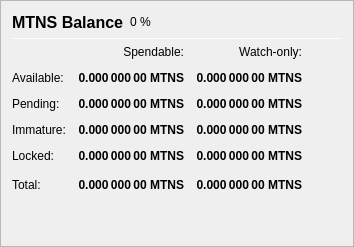
                   <widget class="QFrame" name="frame_Balances">
                    <property name="frameShape">
                     <enum>QFrame::StyledPanel</enum>
                    </property>
                    <property name="frameShadow">
                     <enum>QFrame::Raised</enum>
                    </property>
                    <layout class="QVBoxLayout" name="verticalLayout_4">
                     <item>
                      <layout class="QHBoxLayout" name="horizontalLayout_4">
                       <item>
                        <widget class="QLabel" name="label_5">
                         <property name="minimumSize">
                          <size>
                           <width>0</width>
                           <height>20</height>
                          </size>
                         </property>
                         <property name="font">
                          <font>
                           <pointsize>12</pointsize>
                           <weight>75</weight>
                           <bold>true</bold>
                          </font>
                         </property>
                         <property name="text">
                          <string>MTNS Balance</string>
                         </property>
                        </widget>
                       </item>
                       <item>
                        <widget class="QLabel" name="labelMTNSPercent">
                         <property name="text">
                          <string notr="true">0 %</string>
                         </property>
                        </widget>
                       </item>
                       <item>
                        <spacer name="horizontalSpacer_3">
                         <property name="orientation">
                          <enum>Qt::Horizontal</enum>
                         </property>
                         <property name="sizeHint" stdset="0">
                          <size>
                           <width>40</width>
                           <height>20</height>
                          </size>
                         </property>
                        </spacer>
                       </item>
                      </layout>
                     </item>
                     <item>
                      <widget class="Line" name="line_Balance">
                       <property name="minimumSize">
                        <size>
                         <width>0</width>
                         <height>1</height>
                        </size>
                       </property>
                       <property name="maximumSize">
                        <size>
                         <width>16777215</width>
                         <height>1</height>
                        </size>
                       </property>
                       <property name="orientation">
                        <enum>Qt::Horizontal</enum>
                       </property>
                      </widget>
                     </item>
                     <item>
                      <layout class="QGridLayout" name="gridLayout">
                       <property name="spacing">
                        <number>12</number>
                       </property>
                       <item row="0" column="1">
                        <widget class="QLabel" name="labelSpendable">
                         <property name="text">
                          <string>Spendable:</string>
                         </property>
                         <property name="alignment">
                          <set>Qt::AlignRight|Qt::AlignTrailing|Qt::AlignVCenter</set>
                         </property>
                        </widget>
                       </item>
                       <item row="0" column="2">
                        <widget class="QLabel" name="labelWatchonly">
                         <property name="text">
                          <string>Watch-only:</string>
                         </property>
                         <property name="alignment">
                          <set>Qt::AlignRight|Qt::AlignTrailing|Qt::AlignVCenter</set>
                         </property>
                        </widget>
                       </item>
                       <item row="1" column="0">
                        <widget class="QLabel" name="labelBalanceText">
                         <property name="text">
                          <string>Available:</string>
                         </property>
                        </widget>
                       </item>
                       <item row="1" column="1">
                        <widget class="QLabel" name="labelBalance">
                         <property name="font">
                          <font>
                           <weight>75</weight>
                           <bold>true</bold>
                          </font>
                         </property>
                         <property name="cursor">
                          <cursorShape>IBeamCursor</cursorShape>
                         </property>
                         <property name="toolTip">
                          <string>Your current spendable balance</string>
                         </property>
                         <property name="text">
                          <string notr="true">0.000 000 00 MTNS</string>
                         </property>
                         <property name="alignment">
                          <set>Qt::AlignRight|Qt::AlignTrailing|Qt::AlignVCenter</set>
                         </property>
                         <property name="textInteractionFlags">
                          <set>Qt::LinksAccessibleByMouse|Qt::TextSelectableByKeyboard|Qt::TextSelectableByMouse</set>
                         </property>
                        </widget>
                       </item>
                       <item row="1" column="2">
                        <widget class="QLabel" name="labelWatchAvailable">
                         <property name="font">
                          <font>
                           <weight>75</weight>
                           <bold>true</bold>
                          </font>
                         </property>
                         <property name="cursor">
                          <cursorShape>IBeamCursor</cursorShape>
                         </property>
                         <property name="toolTip">
                          <string>Your current balance in watch-only addresses</string>
                         </property>
                         <property name="text">
                          <string notr="true">0.000 000 00 MTNS</string>
                         </property>
                         <property name="alignment">
                          <set>Qt::AlignRight|Qt::AlignTrailing|Qt::AlignVCenter</set>
                         </property>
                         <property name="textInteractionFlags">
                          <set>Qt::LinksAccessibleByMouse|Qt::TextSelectableByKeyboard|Qt::TextSelectableByMouse</set>
                         </property>
                        </widget>
                       </item>
                       <item row="2" column="0">
                        <widget class="QLabel" name="labelPendingText">
                         <property name="text">
                          <string>Pending:</string>
                         </property>
                        </widget>
                       </item>
                       <item row="2" column="1">
                        <widget class="QLabel" name="labelUnconfirmed">
                         <property name="font">
                          <font>
                           <weight>75</weight>
                           <bold>true</bold>
                          </font>
                         </property>
                         <property name="cursor">
                          <cursorShape>IBeamCursor</cursorShape>
                         </property>
                         <property name="toolTip">
                          <string>Total of transactions that have yet to be confirmed, and do not yet count toward the spendable balance</string>
                         </property>
                         <property name="text">
                          <string notr="true">0.000 000 00 MTNS</string>
                         </property>
                         <property name="alignment">
                          <set>Qt::AlignRight|Qt::AlignTrailing|Qt::AlignVCenter</set>
                         </property>
                         <property name="textInteractionFlags">
                          <set>Qt::LinksAccessibleByMouse|Qt::TextSelectableByKeyboard|Qt::TextSelectableByMouse</set>
                         </property>
                        </widget>
                       </item>
                       <item row="2" column="2">
                        <widget class="QLabel" name="labelWatchPending">
                         <property name="font">
                          <font>
                           <weight>75</weight>
                           <bold>true</bold>
                          </font>
                         </property>
                         <property name="cursor">
                          <cursorShape>IBeamCursor</cursorShape>
                         </property>
                         <property name="toolTip">
                          <string>Unconfirmed transactions to watch-only addresses</string>
                         </property>
                         <property name="text">
                          <string notr="true">0.000 000 00 MTNS</string>
                         </property>
                         <property name="alignment">
                          <set>Qt::AlignRight|Qt::AlignTrailing|Qt::AlignVCenter</set>
                         </property>
                         <property name="textInteractionFlags">
                          <set>Qt::LinksAccessibleByMouse|Qt::TextSelectableByKeyboard|Qt::TextSelectableByMouse</set>
                         </property>
                        </widget>
                       </item>
                       <item row="3" column="0">
                        <widget class="QLabel" name="labelImmatureText">
                         <property name="text">
                          <string>Immature:</string>
                         </property>
                        </widget>
                       </item>
                       <item row="3" column="1">
                        <widget class="QLabel" name="labelImmature">
                         <property name="font">
                          <font>
                           <weight>75</weight>
                           <bold>true</bold>
                          </font>
                         </property>
                         <property name="cursor">
                          <cursorShape>IBeamCursor</cursorShape>
                         </property>
                         <property name="toolTip">
                          <string>Staked or masternode rewards that has not yet matured</string>
                         </property>
                         <property name="text">
                          <string notr="true">0.000 000 00 MTNS</string>
                         </property>
                         <property name="alignment">
                          <set>Qt::AlignRight|Qt::AlignTrailing|Qt::AlignVCenter</set>
                         </property>
                         <property name="textInteractionFlags">
                          <set>Qt::LinksAccessibleByMouse|Qt::TextSelectableByKeyboard|Qt::TextSelectableByMouse</set>
                         </property>
                        </widget>
                       </item>
                       <item row="3" column="2">
                        <widget class="QLabel" name="labelWatchImmature">
                         <property name="font">
                          <font>
                           <weight>75</weight>
                           <bold>true</bold>
                          </font>
                         </property>
                         <property name="cursor">
                          <cursorShape>IBeamCursor</cursorShape>
                         </property>
                         <property name="toolTip">
                          <string>Staked or masternode rewards in watch-only addresses that has not yet matured</string>
                         </property>
                         <property name="text">
                          <string notr="true">0.000 000 00 MTNS</string>
                         </property>
                         <property name="alignment">
                          <set>Qt::AlignRight|Qt::AlignTrailing|Qt::AlignVCenter</set>
                         </property>
                         <property name="textInteractionFlags">
                          <set>Qt::LinksAccessibleByMouse|Qt::TextSelectableByKeyboard|Qt::TextSelectableByMouse</set>
                         </property>
                        </widget>
                       </item>
                       <item row="4" column="0">
                        <widget class="QLabel" name="labelLockedBalanceText">
                         <property name="toolTip">
                          <string>Locked MTNS or Masternode collaterals.</string>
                         </property>
                         <property name="text">
                          <string>Locked:</string>
                         </property>
                        </widget>
                       </item>
                       <item row="4" column="1">
                        <widget class="QLabel" name="labelLockedBalance">
                         <property name="font">
                          <font>
                           <weight>75</weight>
                           <bold>true</bold>
                          </font>
                         </property>
                         <property name="cursor">
                          <cursorShape>IBeamCursor</cursorShape>
                         </property>
                         <property name="toolTip">
                          <string>Locked MTNS or Masternode collaterals.</string>
                         </property>
                         <property name="text">
                          <string notr="true">0.000 000 00 MTNS</string>
                         </property>
                         <property name="alignment">
                          <set>Qt::AlignRight|Qt::AlignTrailing|Qt::AlignVCenter</set>
                         </property>
                         <property name="textInteractionFlags">
                          <set>Qt::LinksAccessibleByMouse|Qt::TextSelectableByKeyboard|Qt::TextSelectableByMouse</set>
                         </property>
                        </widget>
                       </item>
                       <item row="4" column="2">
                        <widget class="QLabel" name="labelWatchLocked">
                         <property name="font">
                          <font>
                           <weight>75</weight>
                           <bold>true</bold>
                          </font>
                         </property>
                         <property name="cursor">
                          <cursorShape>IBeamCursor</cursorShape>
                         </property>
                         <property name="toolTip">
                          <string>Current locked balance in watch-only addresses</string>
                         </property>
                         <property name="text">
                          <string notr="true">0.000 000 00 MTNS</string>
                         </property>
                         <property name="alignment">
                          <set>Qt::AlignRight|Qt::AlignTrailing|Qt::AlignVCenter</set>
                         </property>
                         <property name="textInteractionFlags">
                          <set>Qt::LinksAccessibleByMouse|Qt::TextSelectableByKeyboard|Qt::TextSelectableByMouse</set>
                         </property>
                        </widget>
                       </item>
                       <item row="5" column="0">
                        <widget class="QLabel" name="labelTotalText">
                         <property name="text">
                          <string>Total:</string>
                         </property>
                         <property name="toolTip">
                          <string>Your current OmotenashiCoin balance, unconfirmed and immature transactions included</string>
                         </property>
                        </widget>
                       </item>
                       <item row="5" column="1">
                        <widget class="QLabel" name="labelTotal">
                         <property name="font">
                          <font>
                           <weight>75</weight>
                           <bold>true</bold>
                          </font>
                         </property>
                         <property name="cursor">
                          <cursorShape>IBeamCursor</cursorShape>
                         </property>
                         <property name="toolTip">
                          <string>Your current OmotenashiCoin balance, unconfirmed and immature transactions included</string>
                         </property>
                         <property name="text">
                          <string notr="true">0.000 000 00 MTNS</string>
                         </property>
                         <property name="alignment">
                          <set>Qt::AlignRight|Qt::AlignTrailing|Qt::AlignVCenter</set>
                         </property>
                         <property name="textInteractionFlags">
                          <set>Qt::LinksAccessibleByMouse|Qt::TextSelectableByKeyboard|Qt::TextSelectableByMouse</set>
                         </property>
                        </widget>
                       </item>
                       <item row="5" column="2">
                        <widget class="QLabel" name="labelWatchTotal">
                         <property name="font">
                          <font>
                           <weight>75</weight>
                           <bold>true</bold>
                          </font>
                         </property>
                         <property name="cursor">
                          <cursorShape>IBeamCursor</cursorShape>
                         </property>
                         <property name="toolTip">
                          <string>Current total balance in watch-only addresses</string>
                         </property>
                         <property name="text">
                          <string notr="true">0.000 000 00 MTNS</string>
                         </property>
                         <property name="alignment">
                          <set>Qt::AlignRight|Qt::AlignTrailing|Qt::AlignVCenter</set>
                         </property>
                         <property name="textInteractionFlags">
                          <set>Qt::LinksAccessibleByMouse|Qt::TextSelectableByKeyboard|Qt::TextSelectableByMouse</set>
                         </property>
                        </widget>
                       </item>
                       <item row="5" column="3">
                        <spacer name="horizontalSpacer_9">
                         <property name="orientation">
                          <enum>Qt::Horizontal</enum>
                         </property>
                         <property name="sizeHint" stdset="0">
                          <size>
                           <width>40</width>
                           <height>20</height>
                          </size>
                         </property>
                        </spacer>
                       </item>
                      </layout>
                     </item>
                     <item>
                      <spacer name="verticalSpacer_3">
                       <property name="orientation">
                        <enum>Qt::Vertical</enum>
                       </property>
                       <property name="sizeHint" stdset="0">
                        <size>
                         <width>20</width>
                         <height>40</height>
                        </size>
                       </property>
                      </spacer>
                     </item>
                    </layout>
                   </widget>
